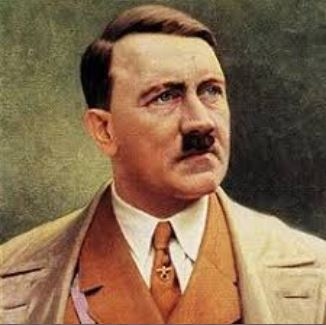
#> input picture DIP/lab2/hitlar.JPG, 326 x 325 px
$ jupyter execute 'Lab 11 Edge detection.ipynb'
#> lines starting #> are read from the running program, lines starting #| are printed output that depends on the picture; after the words box and inside, x2 and y2 are one past the last pixel; in counts of white or black regions, pixels touching at a corner belong together
[cell 1]
import cv2
import numpy as np
img = cv2.imread("hitlar.JPG")
#> img is the input picture: shape (325, 326, 3); mean B, G, R 77.6, 105.9, 134
gray = cv2.cvtColor(img, cv2.COLOR_BGR2GRAY)
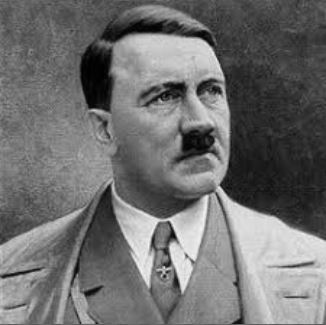
#> gray: shape (325, 326); min 0, max 245, mean 111.1
edges = cv2.Canny(gray, 75, 150)
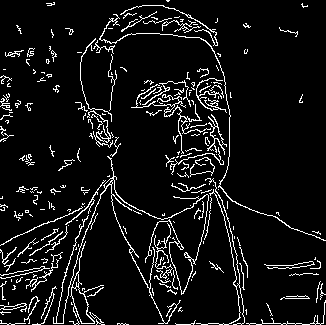
#> edges: shape (325, 326); 7.7% white in thin lines or dots
lines = cv2.HoughLinesP(edges, 1, np.pi/180, 30, maxLineGap=250)
#> lines = 102 rows, first 6: [0, 323, 323, 323], [151, 297, 195, 19], [202, 23, 244, 322], [56, 322, 121, 13], [63, 316, 134, 7], [168, 321, 205, 25]
for line in lines:
    x1, y1, x2, y2 = line[0]
    cv2.line(img, (x1, y1), (x2, y2), (0, 0, 128), 1)
#> this loop made 102 passes
#> (x1, y1, x2, y2) on passes 1 to 12: (0, 323, 323, 323), (151, 297, 195, 19), (202, 23, 244, 322), (56, 322, 121, 13), (63, 316, 134, 7), (168, 321, 205, 25), (7, 324, 320, 324), (2, 308, 214, 37), (194, 19, 238, 298), (203, 24, 244, 318), (17, 304, 319, 261), (48, 310, 190, 17)
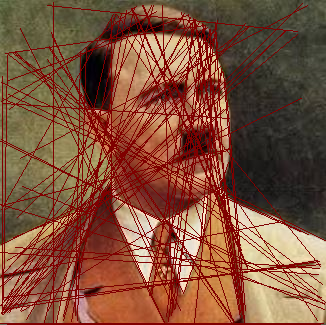
#> img: shape (325, 326, 3); mean B, G, R 59.4, 81, 128.8
cv2.imshow("linesEdges", edges)
cv2.waitKey(0)
cv2.destroyAllWindows()
